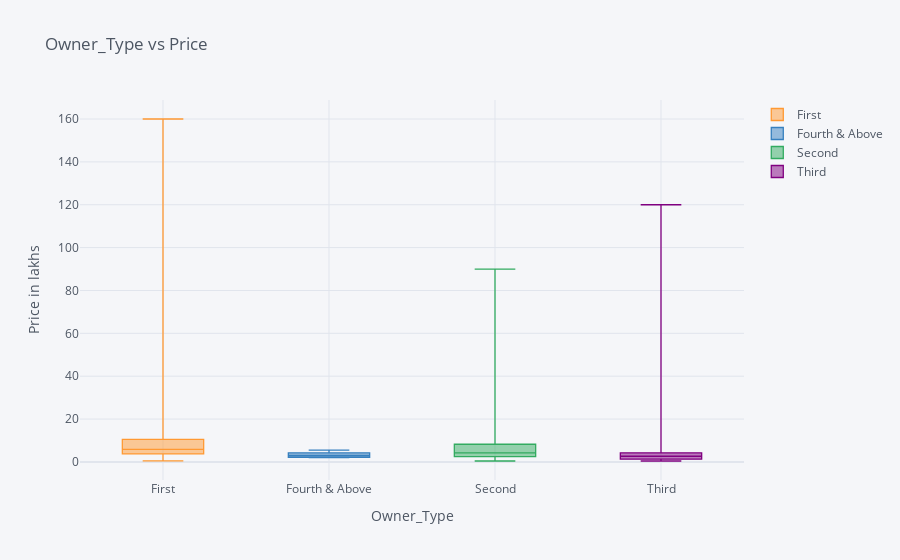

Source (notebook cell):
### Code cell
dataset_train[["Owner_Type","Price"]].pivot(columns="Owner_Type",values="Price").iplot(x="Owner_Type",y="Price",kind="box",title="Owner_Type vs Price",xTitle="Owner_Type",yTitle="Price in lakhs")
## thus owner type is also an important in determining price of car

### Figure 1 — Plotly figure (JSON) as saved in the notebook; plotly's stock layout.template omitted (floating-point values rounded to 4 significant figures; data arrays with more than 128 entries replaced by an {"elided": "..."} marker saying what was removed)
{"data": [{"boxpoints": false, "line": {"width": 1.3}, "marker": {"color": "rgba(255, 153, 51, 1.0)"}, "name": "First", "orientation": "v", "type": "box", "y": {"elided": "6019 float values"}}, {"boxpoints": false, "line": {"width": 1.3}, "marker": {"color": "rgba(55, 128, 191, 1.0)"}, "name": "Fourth & Above", "orientation": "v", "type": "box", "y": {"elided": "6019 float values"}}, {"boxpoints": false, "line": {"width": 1.3}, "marker": {"color": "rgba(50, 171, 96, 1.0)"}, "name": "Second", "orientation": "v", "type": "box", "y": {"elided": "6019 float values"}}, {"boxpoints": false, "line": {"width": 1.3}, "marker": {"color": "rgba(128, 0, 128, 1.0)"}, "name": "Third", "orientation": "v", "type": "box", "y": {"elided": "6019 float values"}}], "layout": {"legend": {"bgcolor": "#F5F6F9", "font": {"color": "#4D5663"}}, "paper_bgcolor": "#F5F6F9", "plot_bgcolor": "#F5F6F9", "title": {"font": {"color": "#4D5663"}, "text": "Owner_Type vs Price"}, "xaxis": {"gridcolor": "#E1E5ED", "showgrid": true, "tickfont": {"color": "#4D5663"}, "title": {"font": {"color": "#4D5663"}, "text": "Owner_Type"}, "zerolinecolor": "#E1E5ED"}, "yaxis": {"gridcolor": "#E1E5ED", "showgrid": true, "tickfont": {"color": "#4D5663"}, "title": {"font": {"color": "#4D5663"}, "text": "Price in lakhs"}, "zerolinecolor": "#E1E5ED"}}}
